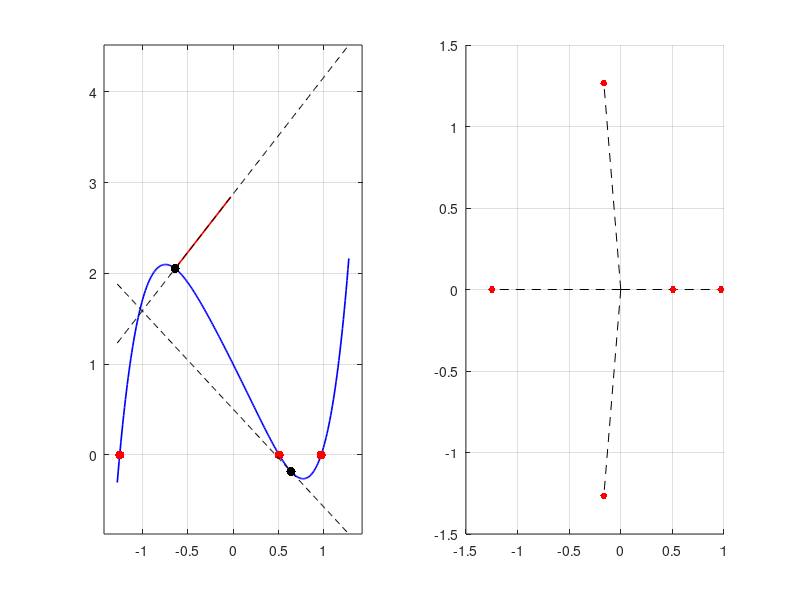

Source code (MATLAB): (Note: this script raises an error after producing the figure.)
%% 1
clear;
x = -10:0.01:10;
y = x.^3 - 3.55.*x.^2+5.1.*x-3.1;
yP = [1 -3.55 5.1 -3.1];
plot(x, y, 'LineWidth', 1.2);
hold on;
R = roots(yP);
L = real(R) == R;
R = R(L);
plot(R, 0, '.', 'MarkerSize', 20);
grid on;

%% 2_a
clear;
P = [1 0.1 0.2 -0.2 -2 1];
R = roots(P);
Real = R(real(R) == R);
Max = max(abs(R));
X = -Max:0.01:Max;
Y = X.^5+0.1.*X.^4+0.2.*X.^3-0.2.*X.^2-2.*X+1;
subplot(1, 2, 1);
plot(X,Y, 'b', 'LineWidth', 1.2);
hold on;
plot(Real, 0, '.r', 'MarkerSize', 20);
x1 = 1/2*Max;
y1 = polyval(P, x1);
D = polyder(P);
k1 = polyval(D, x1);
K = k1*(X-x1)+y1;
plot(X, K, 'k--');
plot(x1, y1, '.k', 'MarkerSize', 20);
x2 = -1/2*Max;
y2 = polyval(P, x2);
k2 = -1/polyval(D, x2);
N = k2*(X-x2)+y2;
ang = atan(k2);
xn = cos(ang)+x2;
yn = sin(ang)+y2;
line([x2 xn], [y2 yn], 'Color', 'Red', 'LineWidth', 1.2);
plot(X, N, 'k--');
plot(x2, y2, '.k', 'MarkerSize', 20);
grid on;
axis equal
hold off
subplot(1, 2, 2)
Re = real(R);
Im = imag(R);
hold on
for i = 1:size(R)
    plot([0 Re(i)], [0 Im(i)], 'k--');
end
plot(Re, Im, '.r', 'MarkerSize', 15);
grid on;
hold off;

%% 4_a
clear;
P = [1 -2 6 -10 16];
X0 = 4;
Ans = P(1);
for i = 2:1:5
    Val = X0*Ans(i-1)+P(i);
    Ans = [Ans Val];
end
disp(Val);
disp(polyval(P, X0));
D = (polyval(polyder(P), X0));
P = Ans;
Ans = P(1);
for i = 2:1:4
    Val = X0*Ans(i-1)+P(i);
    Ans = [Ans Val];
end
disp(Val);
disp(D)

%% 4_b
clear;
P = [1 1+2i 0 -(1+3i) 0 7];
X0 = -2-i;
Ans = P(1);
for i = 2:1:6
    Val = X0*Ans(i-1)+P(i);
    Ans = [Ans Val];
end
disp(Val);
disp(polyval(P, X0));
D = (polyval(polyder(P), X0));

P = Ans;
Ans = P(1);
for i = 2:1:5
    Val = X0*Ans(i-1)+P(i);
    Ans = [Ans Val];
end
disp(Val);
disp(D)

%% 5

%% 6_1
clear;
syms b;
b = collect(b^2);
B = sym2poly(b);
syms a;
a = collect((a-1)*(a+2)*(a+3));
A = sym2poly(a);
[r, p] = residue(B, A);
syms x
C = [];
for i=1:size(r)
    C = [C r(i)*1/(x-(p(i)))];
    
end
disp(C);

%% 6_2
clear;
syms b;
b = collect(3+b);
B = sym2poly(b);
syms a;
a = collect((a-1)*(a^2+1));
A = sym2poly(a);
[r, p] = residue(B, A);
disp(r);
disp(p);

%% 6_3
clear;
syms b;
b = collect(b^2);
B = sym2poly(b);
syms a;
a = collect((b^4-1));
A = sym2poly(a);
[r, p] = residue(B, A);
disp(r);
disp(p);

%% 7_1

%% 7_2
clear;
x = [-1 0 1 2 3];
y = [6 5 0 3 2];
X = -1:0.01:3;
Y = interp1(x, y, X, 'spline' );
plot(X, Y);
hold on
I = find(Y==0);
plot(X(I), Y(I), '.r', 'MarkerSize' , 20);
grid on;
